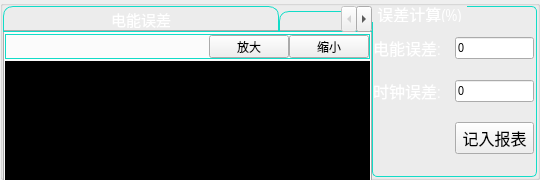
        <widget class="QGroupBox" name="ES_GpBox">
         <property name="sizePolicy">
          <sizepolicy hsizetype="Preferred" vsizetype="Minimum">
           <horstretch>0</horstretch>
           <verstretch>0</verstretch>
          </sizepolicy>
         </property>
         <property name="minimumSize">
          <size>
           <width>0</width>
           <height>180</height>
          </size>
         </property>
         <property name="maximumSize">
          <size>
           <width>16777215</width>
           <height>180</height>
          </size>
         </property>
         <property name="font">
          <font>
           <family>Arial Narrow</family>
           <pointsize>12</pointsize>
          </font>
         </property>
         <property name="title">
          <string/>
         </property>
         <layout class="QGridLayout" name="gridLayout">
          <property name="margin">
           <number>0</number>
          </property>
          <property name="spacing">
           <number>0</number>
          </property>
          <item row="0" column="3">
           <widget class="QGroupBox" name="ES_value_GpBox">
            <property name="sizePolicy">
             <sizepolicy hsizetype="Minimum" vsizetype="Minimum">
              <horstretch>0</horstretch>
              <verstretch>0</verstretch>
             </sizepolicy>
            </property>
            <property name="minimumSize">
             <size>
              <width>0</width>
              <height>73</height>
             </size>
            </property>
            <property name="maximumSize">
             <size>
              <width>165</width>
              <height>216</height>
             </size>
            </property>
            <property name="font">
             <font>
              <family>Arial Narrow</family>
              <pointsize>12</pointsize>
             </font>
            </property>
            <property name="styleSheet">
             <string notr="true"> QGroupBox::title {
     subcontrol-origin: margin;

     padding: 0 3px;
	 color: rgb(255, 255, 255);


 }

 QGroupBox {
    border: 1px solid rgb(18, 220, 200);
    border-radius: 5px;
    margin-top: 0ex; /* leave space at the top for the title */
    background-color: qlineargradient(x1: 0, y1: 0, x2: 0, y2: 1,
                     stop:0 rgba(7, 85, 75, 255),
                     stop:1 rgba(10, 100, 75, 255));
 }
</string>
            </property>
            <property name="title">
             <string>误差计算(%)</string>
            </property>
            <property name="alignment">
             <set>Qt::AlignBottom|Qt::AlignLeading|Qt::AlignLeft</set>
            </property>
            <layout class="QGridLayout" name="gridLayout_23">
             <property name="leftMargin">
              <number>0</number>
             </property>
             <property name="topMargin">
              <number>10</number>
             </property>
             <property name="rightMargin">
              <number>2</number>
             </property>
             <property name="bottomMargin">
              <number>0</number>
             </property>
             <property name="horizontalSpacing">
              <number>10</number>
             </property>
             <property name="verticalSpacing">
              <number>0</number>
             </property>
             <item row="2" column="1">
              <widget class="QLineEdit" name="ES_TE_LnEdit">
               <property name="font">
                <font>
                 <family>Arial Narrow</family>
                 <pointsize>10</pointsize>
                </font>
               </property>
               <property name="text">
                <string>0</string>
               </property>
              </widget>
             </item>
             <item row="0" column="0">
              <widget class="QLabel" name="ES_PE_Label">
               <property name="font">
                <font>
                 <family>Arial Narrow</family>
                 <pointsize>12</pointsize>
                </font>
               </property>
               <property name="styleSheet">
                <string notr="true">color: rgb(255, 255, 255);</string>
               </property>
               <property name="text">
                <string>电能误差: </string>
               </property>
              </widget>
             </item>
             <item row="2" column="0">
              <widget class="QLabel" name="ES_TE_Label">
               <property name="font">
                <font>
                 <family>Arial Narrow</family>
                 <pointsize>12</pointsize>
                </font>
               </property>
               <property name="styleSheet">
                <string notr="true">color: rgb(255, 255, 255);</string>
               </property>
               <property name="text">
                <string>时钟误差: </string>
               </property>
              </widget>
             </item>
             <item row="0" column="1">
              <widget class="QLineEdit" name="ES_PE_LnEdit">
               <property name="font">
                <font>
                 <family>Arial Narrow</family>
                 <pointsize>10</pointsize>
                </font>
               </property>
               <property name="text">
                <string>0</string>
               </property>
              </widget>
             </item>
             <item row="0" column="2">
              <spacer name="ES_HlSpacer">
               <property name="orientation">
                <enum>Qt::Horizontal</enum>
               </property>
               <property name="sizeHint" stdset="0">
                <size>
                 <width>40</width>
                 <height>20</height>
                </size>
               </property>
              </spacer>
             </item>
             <item row="3" column="1">
              <widget class="QPushButton" name="ES_insertForm_PsBtn">
               <property name="font">
                <font>
                 <pointsize>12</pointsize>
                </font>
               </property>
               <property name="text">
                <string>记入报表</string>
               </property>
              </widget>
             </item>
            </layout>
           </widget>
          </item>
          <item row="0" column="2">
           <widget class="QTabWidget" name="ES_TbWidget">
            <property name="sizePolicy">
             <sizepolicy hsizetype="Expanding" vsizetype="Expanding">
              <horstretch>0</horstretch>
              <verstretch>0</verstretch>
             </sizepolicy>
            </property>
            <property name="minimumSize">
             <size>
              <width>369</width>
              <height>180</height>
             </size>
            </property>
            <property name="maximumSize">
             <size>
              <width>16777215</width>
              <height>225</height>
             </size>
            </property>
            <property name="font">
             <font>
              <family>Arial Narrow</family>
              <pointsize>11</pointsize>
             </font>
            </property>
            <property name="layoutDirection">
             <enum>Qt::LeftToRight</enum>
            </property>
            <property name="styleSheet">
             <string notr="true">QTabBar::tab 
{
/*
   width: 151px;
	border:1px solid;
	border-color:rgb(0, 65, 100);  
	background-color:qlineargradient(x1:0, y1:0, x2:0, y2:1, stop: 0 #eeeeee, stop: 1 gray);
	border-top-left-radius:10px;
	border-top-right-radius:10px;
    padding:3px;
*/
    width:270px;
	border-top-left-radius:10px;
	border-top-right-radius:10px;
	color: rgb(255, 255, 255);
    border: 1px solid rgb(18, 220, 200);
    background: qlineargradient(spread:reflect,
        x1:0, y1:0, x2:1, y2:0,
        stop:0 rgba(7, 85, 75, 255),
        stop:1 rgba(10, 100, 75, 255));
      padding:2px;
}


QTabBar::tab:!selected
{   
	margin-top: 5px;
}</string>
            </property>
            <property name="tabPosition">
             <enum>QTabWidget::North</enum>
            </property>
            <property name="tabShape">
             <enum>QTabWidget::Rounded</enum>
            </property>
            <property name="currentIndex">
             <number>0</number>
            </property>
            <property name="iconSize">
             <size>
              <width>16</width>
              <height>16</height>
             </size>
            </property>
            <widget class="QWidget" name="ES_PE_tab">
             <property name="sizePolicy">
              <sizepolicy hsizetype="Minimum" vsizetype="Preferred">
               <horstretch>0</horstretch>
               <verstretch>0</verstretch>
              </sizepolicy>
             </property>
             <property name="layoutDirection">
              <enum>Qt::LeftToRight</enum>
             </property>
             <attribute name="title">
              <string>电能误差</string>
             </attribute>
             <layout class="QGridLayout" name="gridLayout_18">
              <property name="margin">
               <number>0</number>
              </property>
              <property name="spacing">
               <number>0</number>
              </property>
              <item row="0" column="0">
               <widget class="QFrame" name="ES_PE_Frame">
                <property name="sizePolicy">
                 <sizepolicy hsizetype="Expanding" vsizetype="Minimum">
                  <horstretch>0</horstretch>
                  <verstretch>0</verstretch>
                 </sizepolicy>
                </property>
                <property name="minimumSize">
                 <size>
                  <width>0</width>
                  <height>5</height>
                 </size>
                </property>
                <property name="maximumSize">
                 <size>
                  <width>16777215</width>
                  <height>25</height>
                 </size>
                </property>
                <property name="font">
                 <font>
                  <family>Arial Narrow</family>
                 </font>
                </property>
                <property name="styleSheet">
                 <string notr="true">#ES_PE_Frame
{
    border: 1px solid rgb(18, 220, 200);
    background: qlineargradient(spread:reflect,
        x1:0, y1:0, x2:1, y2:0,
        stop:0 rgba(7, 85, 75, 255),
        stop:1 rgba(18, 220, 200, 255));

}



</string>
                </property>
                <property name="frameShape">
                 <enum>QFrame::StyledPanel</enum>
                </property>
                <property name="frameShadow">
                 <enum>QFrame::Raised</enum>
                </property>
                <layout class="QGridLayout" name="gridLayout_3">
                 <property name="margin">
                  <number>0</number>
                 </property>
                 <property name="spacing">
                  <number>0</number>
                 </property>
                 <item row="0" column="0">
                  <spacer name="ES_PE_HlSpacer">
                   <property name="font">
                    <font>
                     <family>Arial Narrow</family>
                    </font>
                   </property>
                   <property name="orientation">
                    <enum>Qt::Horizontal</enum>
                   </property>
                   <property name="sizeHint" stdset="0">
                    <size>
                     <width>40</width>
                     <height>20</height>
                    </size>
                   </property>
                  </spacer>
                 </item>
                 <item row="0" column="3">
                  <widget class="QPushButton" name="ES_PE_zoomIn_PsBtn">
                   <property name="font">
                    <font>
                     <family>Arial Narrow</family>
                    </font>
                   </property>
                   <property name="text">
                    <string>缩小</string>
                   </property>
                  </widget>
                 </item>
                 <item row="0" column="1">
                  <widget class="QPushButton" name="ES_PE_zoomOut_PsBtn">
                   <property name="font">
                    <font>
                     <family>Arial Narrow</family>
                    </font>
                   </property>
                   <property name="text">
                    <string>放大</string>
                   </property>
                  </widget>
                 </item>
                </layout>
               </widget>
              </item>
              <item row="1" column="0">
               <widget class="QwtPlot" name="ES_PE_QwtPlot">
                <property name="sizePolicy">
                 <sizepolicy hsizetype="Expanding" vsizetype="Preferred">
                  <horstretch>0</horstretch>
                  <verstretch>0</verstretch>
                 </sizepolicy>
                </property>
                <property name="minimumSize">
                 <size>
                  <width>0</width>
                  <height>120</height>
                 </size>
                </property>
                <property name="maximumSize">
                 <size>
                  <width>16777215</width>
                  <height>120</height>
                 </size>
                </property>
                <property name="font">
                 <font>
                  <family>Arial Narrow</family>
                 </font>
                </property>
                <property name="styleSheet">
                 <string notr="true">color: rgb(0, 170, 255);
background-color: rgb(0, 0, 0);</string>
                </property>
               </widget>
              </item>
             </layout>
            </widget>
            <widget class="QWidget" name="ES_wave_tab">
             <attribute name="title">
              <string>输入波形</string>
             </attribute>
             <layout class="QGridLayout" name="gridLayout_20">
              <property name="margin">
               <number>0</number>
              </property>
              <property name="spacing">
               <number>0</number>
              </property>
              <item row="0" column="0">
               <widget class="QwtPlot" name="ES_wave_QwtPlot">
                <property name="sizePolicy">
                 <sizepolicy hsizetype="Expanding" vsizetype="Preferred">
                  <horstretch>0</horstretch>
                  <verstretch>0</verstretch>
                 </sizepolicy>
                </property>
                <property name="minimumSize">
                 <size>
                  <width>0</width>
                  <height>0</height>
                 </size>
                </property>
                <property name="font">
                 <font>
                  <family>Kalinga</family>
                 </font>
                </property>
                <property name="styleSheet">
                 <string notr="true">color: rgb(0, 170, 255);
background-color: rgb(0, 0, 0);</string>
                </property>
               </widget>
              </item>
             </layout>
            </widget>
           </widget>
          </item>
         </layout>
        </widget>
